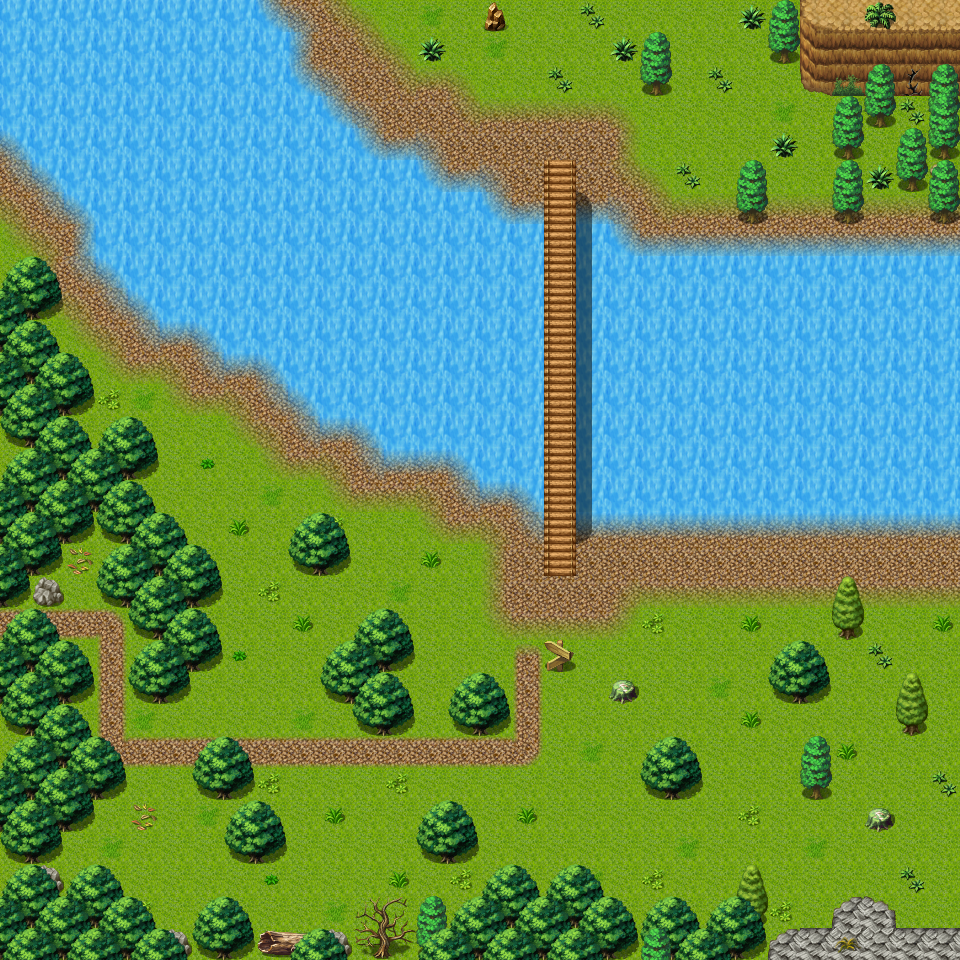

This is a level from a 2D game, rendered from its Tiled map with the project's own tilesets. A one-line summary and the map file follow, with tile-layer data summarised:
An orthogonal 30x30 tile map with 32x32 px tiles, 3 tile layers (Ground, Objects, Above), 1 hidden layer not drawn, 40 tilesets and 12 objects (7x spawn, 4x mapchange, sign).

<map version="1.0" orientation="orthogonal" width="30" height="30" tilewidth="32" tileheight="32">
 <properties>
  <property name="outdoors" value="1" />
 </properties>
 <tileset firstgid="1" name="map_bed_1" tilewidth="32" tileheight="32">
  <image source="../drawable/map_bed_1.png" width="512" height="256" />
 </tileset>
 <tileset firstgid="129" name="map_border_1" tilewidth="32" tileheight="32">
  <image source="../drawable/map_border_1.png" width="512" height="256" />
 </tileset>
 <tileset firstgid="257" name="map_bridge_1" tilewidth="32" tileheight="32">
  <image source="../drawable/map_bridge_1.png" width="512" height="256" />
 </tileset>
 <tileset firstgid="385" name="map_broken_1" tilewidth="32" tileheight="32">
  <image source="../drawable/map_broken_1.png" width="512" height="256" />
 </tileset>
 <tileset firstgid="513" name="map_cavewall_1" tilewidth="32" tileheight="32">
  <image source="../drawable/map_cavewall_1.png" width="576" height="192" />
 </tileset>
 <tileset firstgid="621" name="map_cavewall_2" tilewidth="32" tileheight="32">
  <image source="../drawable/map_cavewall_2.png" width="576" height="192" />
 </tileset>
 <tileset firstgid="729" name="map_cavewall_3" tilewidth="32" tileheight="32">
  <image source="../drawable/map_cavewall_3.png" width="576" height="192" />
 </tileset>
 <tileset firstgid="837" name="map_chair_table_1" tilewidth="32" tileheight="32">
  <image source="../drawable/map_chair_table_1.png" width="512" height="256" />
 </tileset>
 <tileset firstgid="965" name="map_crate_1" tilewidth="32" tileheight="32">
  <image source="../drawable/map_crate_1.png" width="512" height="256" />
 </tileset>
 <tileset firstgid="1093" name="map_cupboard_1" tilewidth="32" tileheight="32">
  <image source="../drawable/map_cupboard_1.png" width="512" height="256" />
 </tileset>
 <tileset firstgid="1221" name="map_curtain_1" tilewidth="32" tileheight="32">
  <image source="../drawable/map_curtain_1.png" width="512" height="256" />
 </tileset>
 <tileset firstgid="1349" name="map_entrance_1" tilewidth="32" tileheight="32">
  <image source="../drawable/map_entrance_1.png" width="512" height="256" />
 </tileset>
 <tileset firstgid="1477" name="map_fence_1" tilewidth="32" tileheight="32">
  <image source="../drawable/map_fence_1.png" width="512" height="256" />
 </tileset>
 <tileset firstgid="1605" name="map_fence_2" tilewidth="32" tileheight="32">
  <image source="../drawable/map_fence_2.png" width="512" height="256" />
 </tileset>
 <tileset firstgid="1733" name="map_ground_1" tilewidth="32" tileheight="32">
  <image source="../drawable/map_ground_1.png" width="512" height="256" />
 </tileset>
 <tileset firstgid="1861" name="map_ground_2" tilewidth="32" tileheight="32">
  <image source="../drawable/map_ground_2.png" width="512" height="256" />
 </tileset>
 <tileset firstgid="1989" name="map_ground_3" tilewidth="32" tileheight="32">
  <image source="../drawable/map_ground_3.png" width="512" height="256" />
 </tileset>
 <tileset firstgid="2117" name="map_ground_4" tilewidth="32" tileheight="32">
  <image source="../drawable/map_ground_4.png" width="512" height="256" />
 </tileset>
 <tileset firstgid="2245" name="map_ground_5" tilewidth="32" tileheight="32">
  <image source="../drawable/map_ground_5.png" width="512" height="256" />
 </tileset>
 <tileset firstgid="2373" name="map_ground_6" tilewidth="32" tileheight="32">
  <image source="../drawable/map_ground_6.png" width="512" height="256" />
 </tileset>
 <tileset firstgid="2501" name="map_ground_7" tilewidth="32" tileheight="32">
  <image source="../drawable/map_ground_7.png" width="512" height="256" />
 </tileset>
 <tileset firstgid="2629" name="map_ground_8" tilewidth="32" tileheight="32">
  <image source="../drawable/map_ground_8.png" width="512" height="256" />
 </tileset>
 <tileset firstgid="2757" name="map_indoor_1" tilewidth="32" tileheight="32">
  <image source="../drawable/map_indoor_1.png" width="512" height="256" />
 </tileset>
 <tileset firstgid="2885" name="map_kitchen_1" tilewidth="32" tileheight="32">
  <image source="../drawable/map_kitchen_1.png" width="512" height="256" />
 </tileset>
 <tileset firstgid="3013" name="map_outdoor_1" tilewidth="32" tileheight="32">
  <image source="../drawable/map_outdoor_1.png" width="512" height="256" />
 </tileset>
 <tileset firstgid="3141" name="map_pillar_1" tilewidth="32" tileheight="32">
  <image source="../drawable/map_pillar_1.png" width="512" height="256" />
 </tileset>
 <tileset firstgid="3269" name="map_plant_1" tilewidth="32" tileheight="32">
  <image source="../drawable/map_plant_1.png" width="512" height="256" />
 </tileset>
 <tileset firstgid="3397" name="map_rock_1" tilewidth="32" tileheight="32">
  <image source="../drawable/map_rock_1.png" width="512" height="256" />
 </tileset>
 <tileset firstgid="3525" name="map_roof_1" tilewidth="32" tileheight="32">
  <image source="../drawable/map_roof_1.png" width="512" height="256" />
 </tileset>
 <tileset firstgid="3653" name="map_roof_2" tilewidth="32" tileheight="32">
  <image source="../drawable/map_roof_2.png" width="512" height="256" />
 </tileset>
 <tileset firstgid="3781" name="map_shop_1" tilewidth="32" tileheight="32">
  <image source="../drawable/map_shop_1.png" width="512" height="256" />
 </tileset>
 <tileset firstgid="3909" name="map_sign_ladder_1" tilewidth="32" tileheight="32">
  <image source="../drawable/map_sign_ladder_1.png" width="512" height="256" />
 </tileset>
 <tileset firstgid="4037" name="map_table_1" tilewidth="32" tileheight="32">
  <image source="../drawable/map_table_1.png" width="512" height="256" />
 </tileset>
 <tileset firstgid="4165" name="map_trail_1" tilewidth="32" tileheight="32">
  <image source="../drawable/map_trail_1.png" width="512" height="256" />
 </tileset>
 <tileset firstgid="4293" name="map_tree_1" tilewidth="32" tileheight="32">
  <image source="../drawable/map_tree_1.png" width="512" height="256" />
 </tileset>
 <tileset firstgid="4421" name="map_wall_1" tilewidth="32" tileheight="32">
  <image source="../drawable/map_wall_1.png" width="512" height="256" />
 </tileset>
 <tileset firstgid="4549" name="map_wall_2" tilewidth="32" tileheight="32">
  <image source="../drawable/map_wall_2.png" width="480" height="256" />
 </tileset>
 <tileset firstgid="4669" name="map_wall_3" tilewidth="32" tileheight="32">
  <image source="../drawable/map_wall_3.png" width="480" height="256" />
 </tileset>
 <tileset firstgid="4789" name="map_window_1" tilewidth="32" tileheight="32">
  <image source="../drawable/map_window_1.png" width="512" height="256" />
 </tileset>
 <tileset firstgid="4917" name="map_window_2" tilewidth="32" tileheight="32">
  <image source="../drawable/map_window_2.png" width="512" height="256" />
 </tileset>
 <layer name="Ground" width="30" height="30" opacity="0.99">
  <data>[900 cells, 900 non-empty, 10 distinct tile ids]</data>
 </layer>
 <layer name="Objects" width="30" height="30">
  <data>[900 cells, 305 non-empty, 46 distinct tile ids]</data>
 </layer>
 <layer name="Above" width="30" height="30">
  <data>[900 cells, 107 non-empty, 15 distinct tile ids]</data>
 </layer>
 <layer name="Walkable" width="30" height="30" visible="0">
  <data>[900 cells, 465 non-empty, 1 distinct tile ids]</data>
 </layer>
 <objectgroup name="Mapevents">
  <!-- 5 objects omitted --></objectgroup>
 <objectgroup name="Spawn">
  <!-- 7 objects omitted --></objectgroup>
 <objectgroup name="Keys" />
</map>
<!-- 12 of 12 objects omitted -->
